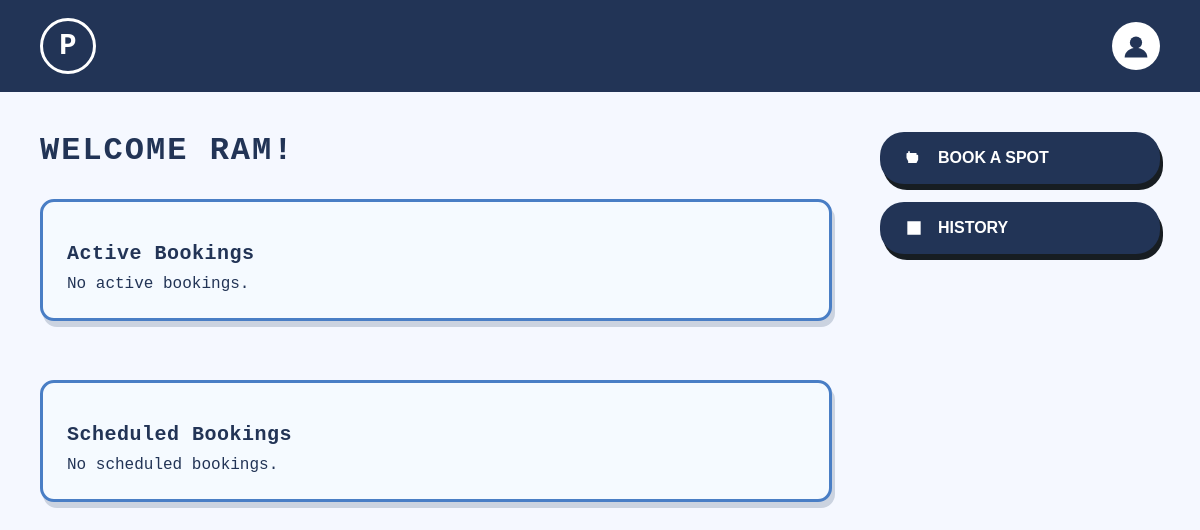
The app's page /user/dashboard (signed in), older data.
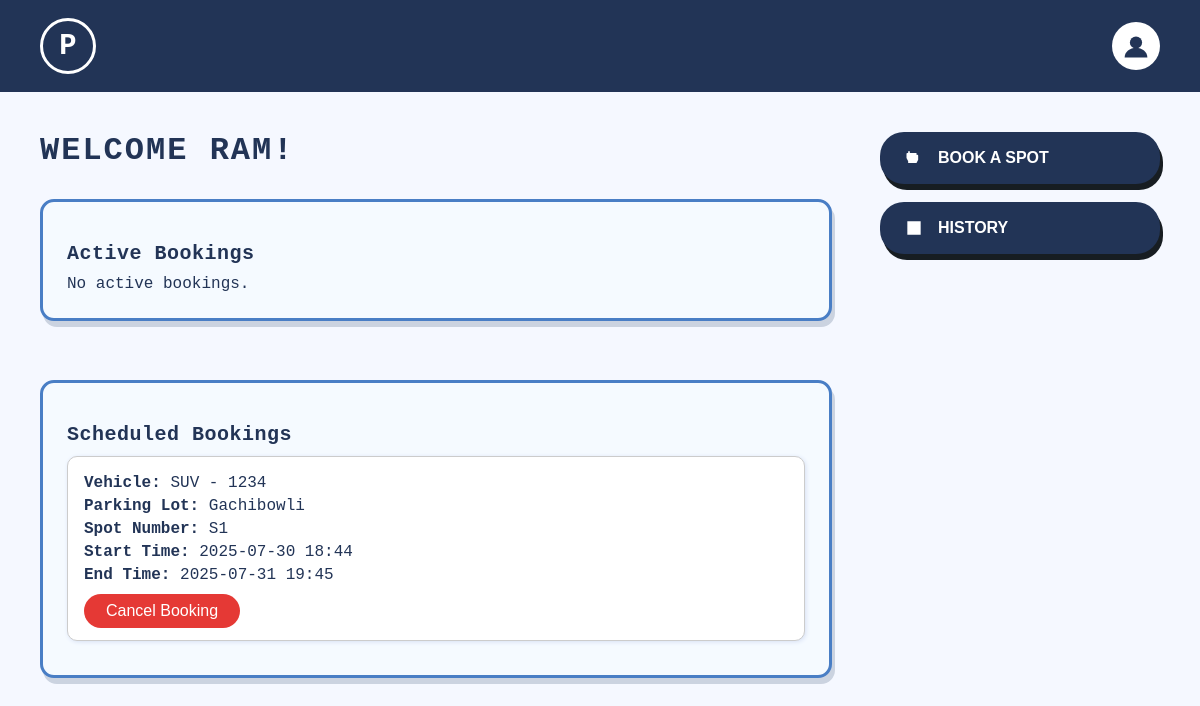
The same page, newer data.
### backend/models.py (models this page shows)
class Reservation(db.Model):
    __tablename__ = "Reservation"
    id = db.Column(db.Integer, primary_key = True, autoincrement = True)
    spot_id = db.Column(db.Integer, db.ForeignKey("ParkingSpot.id"), nullable = False)
    user_id = db.Column(db.Integer, db.ForeignKey("User.id"), nullable = False)
    vehicle_id = db.Column(db.Integer, db.ForeignKey("Vehicle.id"), nullable=True)
    status = db.Column(db.String, nullable = False)
    cost = db.Column(db.Numeric(10, 2), nullable=False)
    entry_ts = db.Column(db.DateTime(timezone=True), default=lambda:datetime.now(IST))
    exit_ts = db.Column(db.DateTime(timezone=True))
    user = db.relationship("User", backref = "reservations")
    spot = db.relationship("ParkingSpot", backref = "reservations")
    vehicle = db.relationship("Vehicle", backref="reservations")

class Vehicle(db.Model):
    __tablename__ = "Vehicle"
    id = db.Column(db.Integer, primary_key = True, autoincrement = True)
    user_id= db.Column(db.Integer, db.ForeignKey("User.id"), nullable = False)
    vehicle_type = db.Column(db.String, nullable = False)
    vehicle_number= db.Column(db.String, unique = True, nullable = False)
    user = db.relationship("User", backref = "vehicles")

class ParkingLot(db.Model):
    __tablename__ = "ParkingLot"
    id = db.Column(db.Integer, primary_key = True, autoincrement = True)
    location = db.Column(db.String, nullable = False)
    address = db.Column(db.String, nullable = False)
    price = db.Column(db.Integer, nullable = False)
    no_of_spots = db.Column(db.Integer, nullable = False)

class ParkingSpot(db.Model):
    __tablename__ = "ParkingSpot"
    id = db.Column(db.Integer, primary_key = True, autoincrement = True)
    lot_id= db.Column(db.Integer, db.ForeignKey("ParkingLot.id"), nullable = False)
    status = db.Column(db.String, nullable = False)
    spot_number= db.Column(db.String, nullable = False)
    lot = db.relationship("ParkingLot", backref = "spots")
    __table_args__ = (
        db.UniqueConstraint('lot_id', 'spot_number', name='_lot_spot'),
    )

### backend/routes.py (the view)
@routes_bp.route("/user/dashboard", methods=["GET", "POST"])
@login_required
def user_dashboard():
    expire_old_reservations()
    active_bookings = Reservation.query.filter_by(user_id=current_user.id, status="Active").all()
    inactive_bookings = Reservation.query.filter_by(user_id=current_user.id, status="Inactive").all()
    parking_lots = ParkingLot.query.all()
    now = datetime.now(IST)  # ✅ Correct
    scheduled_bookings = (
        Reservation.query
        .filter(
            Reservation.user_id == current_user.id,
            Reservation.status == 'Scheduled'
        )
        .order_by(Reservation.entry_ts.asc())
        .all()
    )
    inactive_bookings = Reservation.query.filter_by(user_id=current_user.id, status="Inactive").all()
    locations_query = db.session.query(ParkingLot.location).distinct().all()
    locations = [loc[0] for loc in locations_query]
    lots = ParkingLot.query.all()
    return render_template(
        "user/dashboard.html",
        current_user=current_user,
        active_bookings=active_bookings,
        scheduled_bookings=scheduled_bookings,
        inactive_bookings=inactive_bookings,
        locations=locations,
        parking_lots=lots
    )

### backend/routes.py (called while the page is built)
def expire_old_reservations():
    try:
        now = datetime.now(IST)
        expired = Reservation.query.filter(
            Reservation.exit_ts == None,
            Reservation.status == 'Active',
            Reservation.exit_ts <= now
        ).all()
        for res in expired:
            res.status = 'Expired'
            res.exit_ts = now
            res.spot.status = 'Available'
        db.session.commit()
    except Exception as e:
        db.session.rollback()
        print("DB rollback due to error in expire_old_reservations:", e)

### templates/user/dashboard.html (shortened to what this page needs)
<!DOCTYPE html>
<html lang="en">
<head>
</head>
<body>
  <div class="navbar">
    <div class="logo-circle">P</div>
    <div class="dropdown">
      <div class="user-profile">
        <svg viewBox="0 0 32 32">
          <circle cx="16" cy="12" r="7"/>
          <path d="M3,29c0-6.1,6-11,13-11s13,4.9,13,11"/>
        </svg>
      </div>
    </div>
  </div>
  <div class="container">
    <div class="dashboard-main">
      <div class="welcome-text">WELCOME {{ current_user.name.upper() }}!</div>
      <div class="dashboard-panels">
        <div class="panel booking-card">
          <h3>Active Bookings</h3>
          {% if active_bookings %}
            {% for booking in active_bookings %}
              <div class="booking-item">
                <p><strong>Vehicle:</strong> {{ booking.vehicle.vehicle_type }} - {{ booking.vehicle.vehicle_number }}</p>
                <p><strong>Parking Lot:</strong> {{ booking.spot.lot.address }}</p>
                <p><strong>Spot Number:</strong> {{ booking.spot.spot_number }}</p>
                <p><strong>Start Time:</strong> {{ booking.entry_ts.strftime('%Y-%m-%d %H:%M')|to_ist }}</p>
                <p><strong>End Time:</strong>
                  {% if booking.exit_ts %}{{ booking.exit_ts.strftime('%Y-%m-%d %H:%M') |to_ist }}{% else %}Ongoing{% endif %}
                </p>
                <form class="end-booking-form" data-booking-id="{{ booking.id }}">
                  <button type="submit" class="end-booking-btn">End Booking</button>
                </form>
              </div>
            {% endfor %}
          {% else %}
            <p>No active bookings.</p>
          {% endif %}
        </div>
        <div class="panel booking-card" style="margin-top: 2em;">
          <h3>Scheduled Bookings</h3>
          {% if scheduled_bookings %}
            {% for booking in scheduled_bookings %}
              <div class="booking-item">
                <p><strong>Vehicle:</strong> {{ booking.vehicle.vehicle_type }} - {{ booking.vehicle.vehicle_number }}</p>
                <p><strong>Parking Lot:</strong> {{ booking.spot.lot.address }}</p>
                <p><strong>Spot Number:</strong> {{ booking.spot.spot_number }}</p>
                <p><strong>Start Time:</strong> {{ booking.entry_ts.strftime('%Y-%m-%d %H:%M')|to_ist }}</p>
                <p><strong>End Time:</strong> {{ booking.exit_ts.strftime('%Y-%m-%d %H:%M')|to_ist }}</p>
                <form method="POST" action="{{ url_for('routes_bp.cancel_reservation', res_id=booking.id) }}" onsubmit="return confirm('Are you sure you want to cancel this booking?');">
                  <button type="submit" class="cancel-booking-btn">Cancel Booking</button>
                </form>
              </div>
            {% endfor %}
          {% else %}
            <p>No scheduled bookings.</p>
          {% endif %}
        </div>
      </div>
    </div>
    <div class="sidebar-buttons">
      <button class="sidebar-button" onclick="openModal()">
        <svg viewBox="0 0 24 24" style="width:20px; height:20px; fill:#fff;">
          <path d="M5 16L3 12V7a1 1 0 0 1 1-1h1v-2h2v2h6V6h2v2h1a1 1 0 0 1 1 1v5l-2 4H5z"/>
        </svg>
        Book a Spot
      </button>
      <button class="sidebar-button" onclick="window.location.href='/user/history'">
        <svg viewBox="0 0 24 24"><path d="M4 4h16v16H4z M6 6h12v2H6z M6 10h12v2H6z M6 14h8v2H6z"/></svg>
        History
      </button>
    </div>
  </div>
</body>
</html>

Row changes from the older to the newer data that the page shows:
now on this page (row edited): Reservation: vehicle.vehicle_type "SUV", vehicle.vehicle_number "1234", spot.lot.address "Gachibowli", spot.spot_number "S1", entry_ts|to_ist "2025-07-30 18:44", exit_ts|to_ist "2025-07-31 19:45"
Text that changed along with them:
text no longer shown: "No scheduled bookings."
